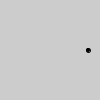
Frame 1 (no input)
Frame 60 (the mouse pressed at the canvas centre just before this capture): identical to frame 1, image omitted
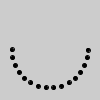
Frame 120 (the mouse held since frame 60 and released just before this capture)

The Processing sketch that drew these frames (run headless with seeded random() and noise(); from frame 60 on, the mouse is pressed at the canvas centre):

// Processing sketch: Ex_40
// ── Ex_40.pde
int radius = 38;

void setup() {
  size(100, 100);
  fill(0);
}

void draw() {
  background(204);
  int piece = int(map(mouseX, 0, width, 0, 360));
  for (int deg = 0; deg <= piece; deg += 12) {
    float angle = radians(deg);
    float x = 50 + (cos(angle) * radius);
    float y = 50 + (sin(angle) * radius);
    ellipse(x, y, 4, 4);
  }
}
